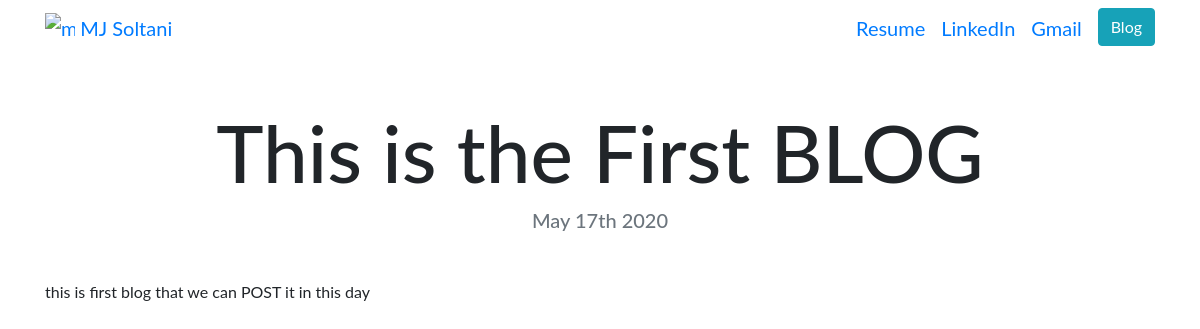
Page /blog/1/ on the committed database.
### blog/models.py (models this page shows, shortened)
class Blog(models.Model):
    title = models.CharField(max_length=100)
    published = models.DateTimeField()
    posts = models.TextField()

### blog/views.py (the view)
# urls.py: path('<int:blog_id>/', views.detail, name="detail"),
def detail(request, blog_id):
    blog = get_object_or_404(Blog, pk=blog_id)
    return render(request, 'blog/detail.html', {'blog':blog})

### blog/templates/blog/detail.html
{% extends "portfolio/base.html" %}
{% load static %}
{% block content %}
<h1 class="text-center mt-5" id="blogdetailtitle">{{ blog.title }}</h1>
<h5 class="text-center text-muted mb-5">{{ blog.published|date:'F jS Y' }}</h5>
{{ blog.posts|safe }}
{% endblock %}

### portfolio/static/portfolio/custom.css (style rules this page uses)
body { font-family: 'Lato', sans-serif; }
@media (min-width: 992px) { #blogdetailtitle { font-size: 5rem; } }

### rows in the picture
Blog: title "This is the First BLOG", published "May 17th 2020", posts "this is first blog that we can POST it in this day"
